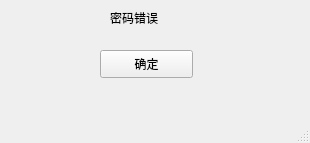
<?xml version="1.0" encoding="UTF-8"?>
<ui version="4.0">
 <class>Wrong</class>
 <widget class="QMainWindow" name="Wrong">
  <property name="geometry">
   <rect>
    <x>0</x>
    <y>0</y>
    <width>310</width>
    <height>143</height>
   </rect>
  </property>
  <property name="windowTitle">
   <string>MainWindow</string>
  </property>
  <widget class="QWidget" name="centralwidget">
   <widget class="QLabel" name="label">
    <property name="geometry">
     <rect>
      <x>110</x>
      <y>10</y>
      <width>72</width>
      <height>15</height>
     </rect>
    </property>
    <property name="text">
     <string>密码错误</string>
    </property>
   </widget>
   <widget class="QPushButton" name="pushButton">
    <property name="geometry">
     <rect>
      <x>100</x>
      <y>50</y>
      <width>93</width>
      <height>28</height>
     </rect>
    </property>
    <property name="text">
     <string>确定</string>
    </property>
    <property name="shortcut">
     <string>Return</string>
    </property>
   </widget>
  </widget>
  <widget class="QMenuBar" name="menubar">
   <property name="geometry">
    <rect>
     <x>0</x>
     <y>0</y>
     <width>310</width>
     <height>25</height>
    </rect>
   </property>
  </widget>
  <widget class="QStatusBar" name="statusbar"/>
 </widget>
 <resources/>
 <connections/>
</ui>
